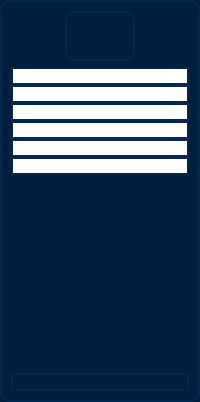
       <widget class="QWidget" name="widget" native="true">
        <property name="styleSheet">
         <string notr="true">/* styles.qss */

/* Style pour le widget principal (fenêtre) */
QWidget {
    background-color: #001f3f; /* Bleu foncé */
    color: white;
    border: 2px solid #00274d; /* Bordure légèrement plus foncée */
    border-radius: 10px; /* Coins arrondis */
}</string>
        </property>
        <layout class="QVBoxLayout" name="verticalLayout_3">
         <item>
          <layout class="QHBoxLayout" name="horizontalLayout_2">
           <item>
            <widget class="QLabel" name="label">
             <property name="minimumSize">
              <size>
               <width>70</width>
               <height>50</height>
              </size>
             </property>
             <property name="maximumSize">
              <size>
               <width>70</width>
               <height>50</height>
              </size>
             </property>
             <property name="text">
              <string/>
             </property>
             <property name="pixmap">
              <pixmap>../../OneDrive/Pictures/projet/387499943_313261994748138_6582694327079011443_n.png</pixmap>
             </property>
             <property name="scaledContents">
              <bool>true</bool>
             </property>
            </widget>
           </item>
          </layout>
         </item>
         <item>
          <layout class="QVBoxLayout" name="verticalLayout">
           <property name="spacing">
            <number>0</number>
           </property>
           <item>
            <widget class="QPushButton" name="pushButton">
             <property name="minimumSize">
              <size>
               <width>0</width>
               <height>0</height>
              </size>
             </property>
             <property name="styleSheet">
              <string notr="true">background-color: rgb(255, 255, 255);</string>
             </property>
             <property name="text">
              <string/>
             </property>
             <property name="icon">
              <iconset>
               <normaloff>../../OneDrive/Pictures/projet/matriels.png</normaloff>../../OneDrive/Pictures/projet/matriels.png</iconset>
             </property>
             <property name="iconSize">
              <size>
               <width>40</width>
               <height>40</height>
              </size>
             </property>
             <property name="checkable">
              <bool>true</bool>
             </property>
             <property name="autoExclusive">
              <bool>true</bool>
             </property>
            </widget>
           </item>
           <item>
            <widget class="QPushButton" name="pushButton_3">
             <property name="styleSheet">
              <string notr="true">background-color: rgb(255, 255, 255);</string>
             </property>
             <property name="text">
              <string/>
             </property>
             <property name="icon">
              <iconset>
               <normaloff>../../OneDrive/Pictures/projet/auditeur.png</normaloff>../../OneDrive/Pictures/projet/auditeur.png</iconset>
             </property>
             <property name="iconSize">
              <size>
               <width>30</width>
               <height>30</height>
              </size>
             </property>
             <property name="checkable">
              <bool>true</bool>
             </property>
             <property name="autoExclusive">
              <bool>true</bool>
             </property>
            </widget>
           </item>
           <item>
            <widget class="QPushButton" name="pushButton_4">
             <property name="styleSheet">
              <string notr="true">background-color: rgb(255, 255, 255);</string>
             </property>
             <property name="text">
              <string/>
             </property>
             <property name="icon">
              <iconset>
               <normaloff>../../OneDrive/Pictures/projet/penalite.png</normaloff>../../OneDrive/Pictures/projet/penalite.png</iconset>
             </property>
             <property name="iconSize">
              <size>
               <width>40</width>
               <height>40</height>
              </size>
             </property>
             <property name="checkable">
              <bool>true</bool>
             </property>
             <property name="autoExclusive">
              <bool>true</bool>
             </property>
            </widget>
           </item>
           <item>
            <widget class="QPushButton" name="pushButton_5">
             <property name="styleSheet">
              <string notr="true">background-color: rgb(255, 255, 255);</string>
             </property>
             <property name="text">
              <string/>
             </property>
             <property name="icon">
              <iconset>
               <normaloff>../../OneDrive/Pictures/projet/employe.png</normaloff>../../OneDrive/Pictures/projet/employe.png</iconset>
             </property>
             <property name="iconSize">
              <size>
               <width>40</width>
               <height>40</height>
              </size>
             </property>
             <property name="checkable">
              <bool>true</bool>
             </property>
             <property name="autoExclusive">
              <bool>true</bool>
             </property>
            </widget>
           </item>
           <item>
            <widget class="QPushButton" name="pushButton_2">
             <property name="styleSheet">
              <string notr="true">background-color: rgb(255, 255, 255);</string>
             </property>
             <property name="text">
              <string/>
             </property>
             <property name="icon">
              <iconset>
               <normaloff>../../OneDrive/Pictures/projet/formation.png</normaloff>../../OneDrive/Pictures/projet/formation.png</iconset>
             </property>
             <property name="iconSize">
              <size>
               <width>50</width>
               <height>50</height>
              </size>
             </property>
             <property name="checkable">
              <bool>true</bool>
             </property>
             <property name="autoExclusive">
              <bool>true</bool>
             </property>
            </widget>
           </item>
           <item>
            <widget class="QPushButton" name="pushButton_6">
             <property name="styleSheet">
              <string notr="true">background-color: rgb(255, 255, 255);</string>
             </property>
             <property name="text">
              <string/>
             </property>
             <property name="icon">
              <iconset>
               <normaloff>../../OneDrive/Pictures/projet/entreprise.png</normaloff>../../OneDrive/Pictures/projet/entreprise.png</iconset>
             </property>
             <property name="iconSize">
              <size>
               <width>35</width>
               <height>35</height>
              </size>
             </property>
             <property name="checkable">
              <bool>true</bool>
             </property>
             <property name="autoExclusive">
              <bool>true</bool>
             </property>
            </widget>
           </item>
          </layout>
         </item>
         <item>
          <spacer name="verticalSpacer">
           <property name="orientation">
            <enum>Qt::Vertical</enum>
           </property>
           <property name="sizeHint" stdset="0">
            <size>
             <width>20</width>
             <height>192</height>
            </size>
           </property>
          </spacer>
         </item>
         <item>
          <widget class="QPushButton" name="pushButton_7">
           <property name="text">
            <string/>
           </property>
           <property name="icon">
            <iconset>
             <normaloff>../../Downloads/login-xxl.png</normaloff>../../Downloads/login-xxl.png</iconset>
           </property>
           <property name="iconSize">
            <size>
             <width>30</width>
             <height>20</height>
            </size>
           </property>
          </widget>
         </item>
        </layout>
       </widget>
